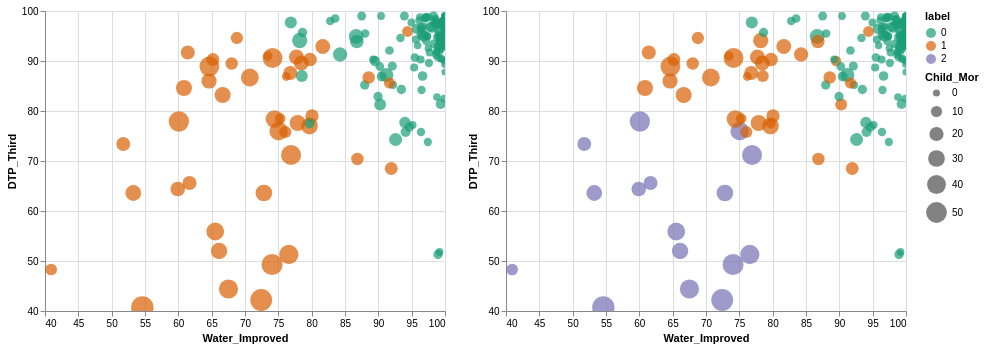

Describe this chart as a Vega-Lite specification.
### Vega-Lite specification from a JSON file in a GitHub repository (floating-point values rounded to 4 significant figures; data arrays with more than 128 entries replaced by an {"elided": "..."} marker saying what was removed)
{"config": {"view": {"continuousWidth": 400, "continuousHeight": 300}}, "hconcat": [{"data": {"name": "data-45c08c2180a8ab34bf401dd5a541172b"}, "mark": "circle", "encoding": {"color": {"type": "nominal", "field": "label", "scale": {"scheme": "dark2"}}, "size": {"type": "quantitative", "field": "Child_Mor", "scale": {"range": [50, 500]}}, "tooltip": [{"type": "nominal", "field": "Country"}, {"type": "nominal", "field": "Continent"}, {"type": "quantitative", "field": "Child_Mor"}, {"type": "quantitative", "field": "Water_Improved"}, {"type": "quantitative", "field": "Open_Defecation"}, {"type": "quantitative", "field": "DTP_Third"}, {"type": "quantitative", "field": "label"}], "x": {"type": "quantitative", "field": "Water_Improved", "scale": {"zero": false}}, "y": {"type": "quantitative", "field": "DTP_Third", "scale": {"zero": false}}}, "selection": {"selector001": {"type": "interval", "bind": "scales", "encodings": ["x", "y"]}}}, {"data": {"name": "data-2b4a1b7491c3fd12f6c817257fe4abdd"}, "mark": "circle", "encoding": {"color": {"type": "nominal", "field": "label", "scale": {"scheme": "dark2"}}, "size": {"type": "quantitative", "field": "Child_Mor", "scale": {"range": [50, 500]}}, "tooltip": [{"type": "nominal", "field": "Country"}, {"type": "nominal", "field": "Continent"}, {"type": "quantitative", "field": "Child_Mor"}, {"type": "quantitative", "field": "Water_Improved"}, {"type": "quantitative", "field": "Open_Defecation"}, {"type": "quantitative", "field": "DTP_Third"}, {"type": "quantitative", "field": "label"}], "x": {"type": "quantitative", "field": "Water_Improved", "scale": {"zero": false}}, "y": {"type": "quantitative", "field": "DTP_Third", "scale": {"zero": false}}}, "selection": {"selector002": {"type": "interval", "bind": "scales", "encodings": ["x", "y"]}}}], "$schema": "https://vega.github.io/schema/vega-lite/v4.8.1.json", "datasets": {"data-45c08c2180a8ab34bf401dd5a541172b": {"elided": "177 records"}, "data-2b4a1b7491c3fd12f6c817257fe4abdd": {"elided": "177 records"}}}
